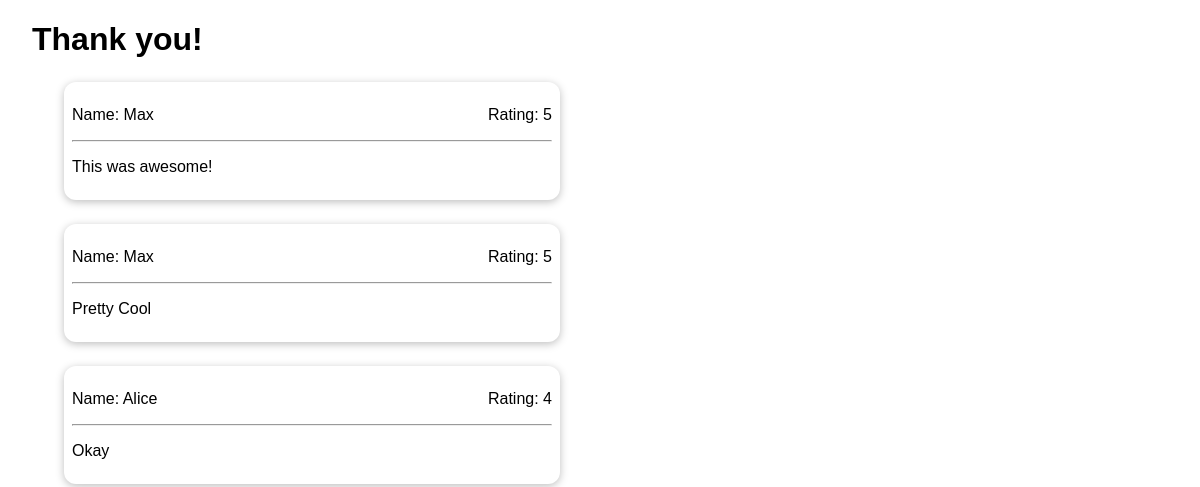
The app's page /thank-you, older data.
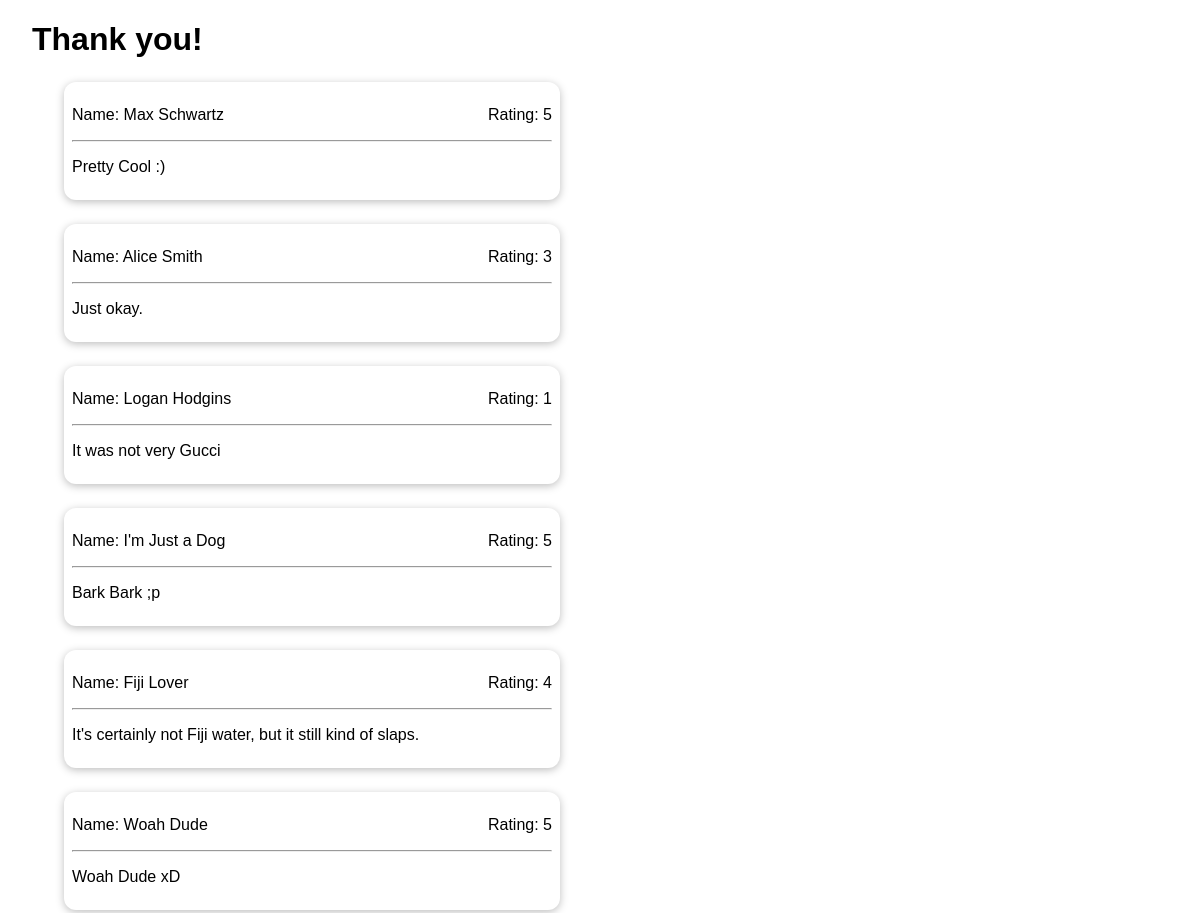
The same page, newer data.
### reviews/models.py (models this page shows, shortened)
class Review(models.Model):
  user_name = models.CharField(max_length=100)
  review_text = models.TextField()
  rating = models.IntegerField()

### reviews/views.py (the view)
# urls.py: path("thank-you", views.ThankYouView.as_view()),
class ThankYouView(TemplateView):
  template_name = "reviews/thank_you.html"
  def get_context_data(self, **kwargs):
    context = super().get_context_data(**kwargs)
    all_reviews = Review.objects.all()
    context['reviews'] = all_reviews
    return context

### reviews/templates/reviews/thank_you.html (shortened to what this page needs)
{% extends "reviews/base.html" %}
{% block content %}
  <h1 class="review-header">Thank you!</h1>
  <ul class="review">
    {% for review in reviews %}
      {% include "reviews/includes/review_item.html" %}
    {% endfor %}
  </ul>
{% endblock %}

### reviews/templates/reviews/includes/review_item.html
<li>
  <p>Name: {{ review.user_name }} <span class="rating">Rating: {{ review.rating }}</span></p>
  <hr>
  <p>{{ review.review_text }}</p>
</li>

Row changes from the older to the newer data that the page shows:
removed Review: user_name "Max", rating "5", review_text "This was awesome!"
changed Review: user_name "Max" → "Max Schwartz"; review_text "Pretty Cool" → "Pretty Cool :)"
changed Review: user_name "Alice" → "Alice Smith"; rating "4" → "3"; review_text "Okay" → "Just okay."
added Review: user_name "Logan Hodgins", rating "1", review_text "It was not very Gucci"
added Review: user_name "I'm Just a Dog", rating "5", review_text "Bark Bark ;p"
added Review: user_name "Fiji Lover", rating "4", review_text "It's certainly not Fiji water, but it still kind of slaps."
added Review: user_name "Woah Dude", rating "5", review_text "Woah Dude xD"
